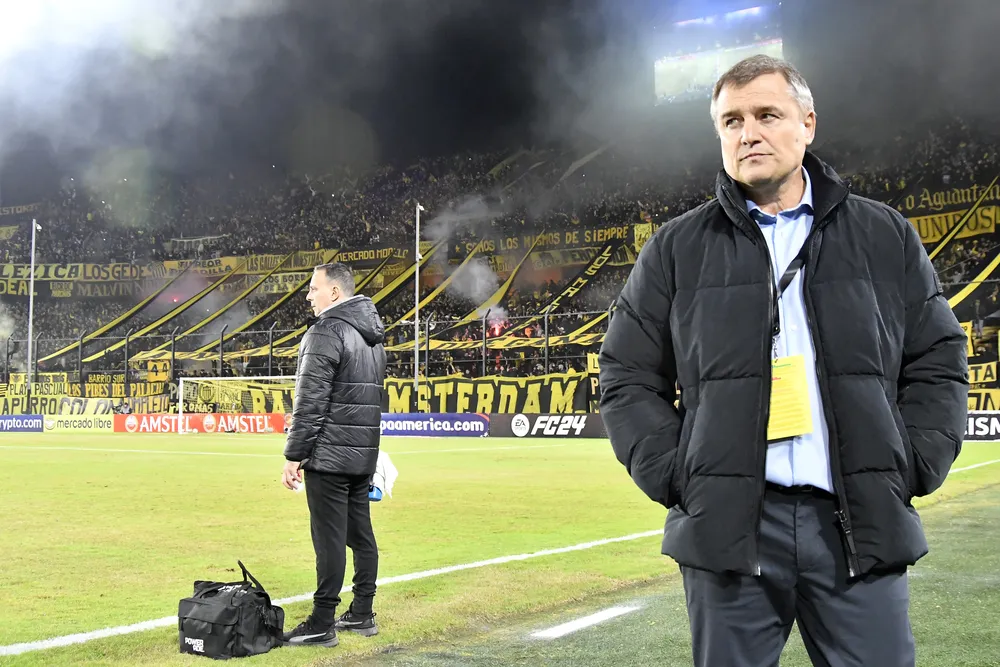
#> input picture img/fiera.png, 1000 x 667 px
$ python matrices.py
#> lines starting #> are read from the running program, lines starting #| are printed output that depends on the picture
# Importamos las librerias de Python necesarias
import numpy as np
from skimage.io import imshow, imread
import cv2
import os


def redimensionar_y_recortar_central(ruta_img: str, ruta_img_salida: str) -> None:
    try:
        imagen = cv2.imread(ruta_img)
        alto, ancho, _ = imagen.shape

        # Para redimensionar la imagen, se achica para que la dimension mas pequeña sea igual a mil (ancho/alto)
        # Luego, se recorta la otra dimension para que sea igual a 500 pixeles
        if ancho > alto:
            factor_escala = 500 / alto
            nuevo_ancho = int(ancho * factor_escala)
            nuevo_alto = 500
        else:
            factor_escala = 500 / ancho
            nuevo_alto = int(alto * factor_escala)
            nuevo_ancho = 500

        # Redimensionar la imagen
        imagen_redimensionada = cv2.resize(imagen, (nuevo_ancho, nuevo_alto), interpolation=cv2.INTER_LINEAR)

        # Recortar la imagen centralmente para obtener 500x500
        alto_redim, ancho_redim, _ = imagen_redimensionada.shape
        # Se obtienen estos dos valores para que la imagen resultante sea el centro de la imagen y lo
        x_inicial = (ancho_redim - 500) // 2
        y_inicial = (alto_redim - 500) // 2
        imagen_central = imagen_redimensionada[y_inicial:y_inicial+500, x_inicial:x_inicial+500]

        # Guardar la imagen recortada
        cv2.imwrite(ruta_img_salida, imagen_central)

        print(f"Imagen redimensionada y recortada con éxito. Nueva imagen guardada en {ruta_img_salida}")
    except Exception as e:
        print(f"Ha ocurrido un error: {str(e)}")


def mostrar_imagen(imagen_bgr, factor_ampliacion):
  imagen = cv2.cvtColor(imagen_bgr, cv2.COLOR_BGR2RGB) # se convierte la imagen de bgr a rgb
  alto, ancho, canales = imagen.shape
  nueva_ancho = ancho * factor_ampliacion
  nueva_alto = alto * factor_ampliacion
  imagen_redimensionada = cv2.resize(imagen, (nueva_ancho, nueva_alto), interpolation=cv2.INTER_NEAREST)
  cv2.imshow('Imagen Color', imagen_redimensionada)
  cv2.waitKey(0)
  cv2.destroyAllWindows()

def mostrar_imagen_rgb(imagen, factor_ampliacion):
  alto, ancho, canales = imagen.shape
  nueva_ancho = ancho * factor_ampliacion
  nueva_alto = alto * factor_ampliacion
  imagen_redimensionada = cv2.resize(imagen, (nueva_ancho, nueva_alto), interpolation=cv2.INTER_NEAREST)
  cv2.imshow('Imagen Color', imagen_redimensionada)
  cv2.waitKey(0)
  cv2.destroyAllWindows()

def separar_canales_rgb(imagen_bgr):
    imagen_rgb = cv2.cvtColor(imagen_bgr, cv2.COLOR_BGR2RGB)
    canal_rojo = imagen_rgb[:, :, 0]
    canal_verde = imagen_rgb[:, :, 1]
    canal_azul = imagen_rgb[:, :, 2]

    return canal_rojo, canal_verde, canal_azul

def calcular_traspuesta(matriz):
    alto, ancho, z = matriz.shape
    aux = [[[0] * z for _ in range(alto)] for _ in range(ancho)]
    for i in range(alto):
        for j in range(ancho):
            aux[j][i] = matriz[i][j]
    return np.array(aux)

def escala_grises(matriz):
    alto, ancho, z = matriz.shape
    aux = matriz.copy()
    for i in range(alto):
        for j in range(ancho):
            r, g, b = int(matriz[i][j][0]), int(matriz[i][j][1]), int(matriz[i][j][2])
            gris = (r + g + b) // 3
            aux[i][j] = [gris, gris, gris]
    return np.array(aux)

def inversa(matriz):
    inversa = []
    try:
        inversa = np.linalg.inv(matriz)
    except np.linalg.LinAlgError:
        return None
    return np.array(inversa)

def convertir_a_2d(matriz_3d):
    matriz_2d = matriz_3d[:, :, 0]  # Como los 3 canales son iguales, elegimos el rojo
    return matriz_2d

def convertir_a_3d(matriz_2d):
    # Usamos np.stack para duplicar el único canal en tres (R, G, B)
    matriz_3d = np.stack((matriz_2d, matriz_2d, matriz_2d), axis=-1)
    return matriz_3d

def ajustar_contraste(imagen, alpha):
    imagen_ajustada = alpha * imagen

    # Asegurar que los valores estén en el rango [0, 255]
    imagen_ajustada = np.clip(imagen_ajustada, 0, 255).astype(np.uint8)

    return imagen_ajustada

def generar_w(alto, ancho):
    identidad = np.eye(alto)
    W = np.fliplr(identidad)
    return W

def voltear_imagen(imagen, W):
    imagen_2d = convertir_a_2d(escala_grises(imagen))
    imagen_volteada = np.dot(W, imagen_2d)
    imagen_volteada = np.clip(imagen_volteada, 0, 255).astype(np.uint8)
    return imagen_volteada

def calcular_negativo(imagen):
    # Crear la matriz auxiliar de 255 del mismo tamaño que la imagen
    matriz_auxiliar = np.full(imagen.shape, 255, dtype=np.uint8)

    # Calcular el negativo restando la imagen de la matriz auxiliar
    negativo_imagen = matriz_auxiliar - imagen

    return negativo_imagen

redimensionar_y_recortar_central("img/fiera.png", "img_procesadas/fiera.png")
#> in redimensionar_y_recortar_central, imagen is the input picture: shape (667, 1000, 3); mean B, G, R 105.2, 124.6, 121.8
imagen_1 = imread("img_procesadas/fiera.png")
redimensionar_y_recortar_central("img/zalayeta.jpeg", "img_procesadas/zalayeta.jpeg")
#> call 2 of redimensionar_y_recortar_central, with ruta_img = 'img/zalayeta.jpeg', ruta_img_salida = 'img_procesadas/zalayeta.jpeg'
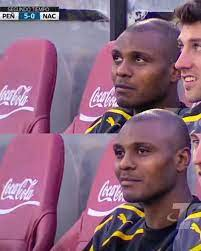
#> input picture img/zalayeta.jpeg, 201 x 251 px
#> in redimensionar_y_recortar_central, imagen is the input picture: shape (251, 201, 3); mean B, G, R 124.2, 101.4, 139.3
imagen_2 = imread("img_procesadas/zalayeta.jpeg")
redimensionar_y_recortar_central("img/valentin.png", "img_procesadas/valentin.png")
#> call 3 of redimensionar_y_recortar_central, with ruta_img = 'img/valentin.png', ruta_img_salida = 'img_procesadas/valentin.png'
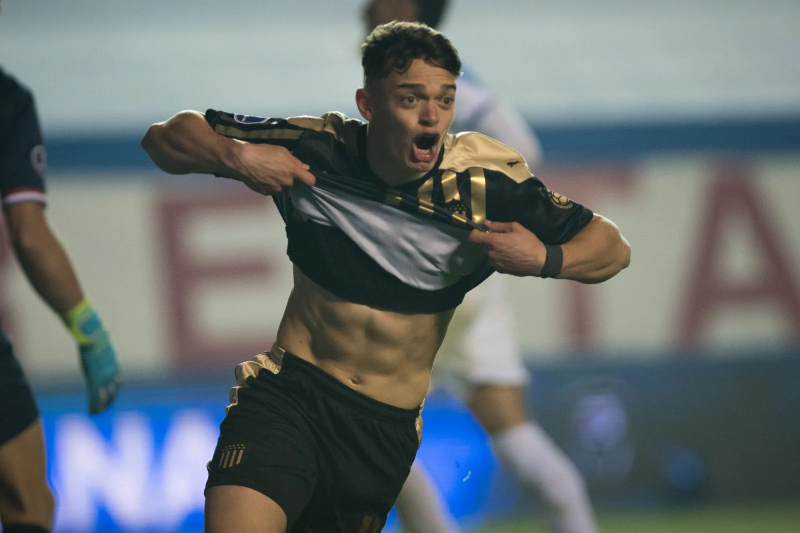
#> input picture img/valentin.png, 1600 x 1066 px (shown at 1/2 size)
#> in redimensionar_y_recortar_central, imagen is the input picture: shape (1066, 1600, 3); mean B, G, R 115.7, 114.1, 105.6
#> in redimensionar_y_recortar_central (call 3), `imagen_central = imagen_redimensionada[y_inicial:y_inicial+500, x_inic..`:
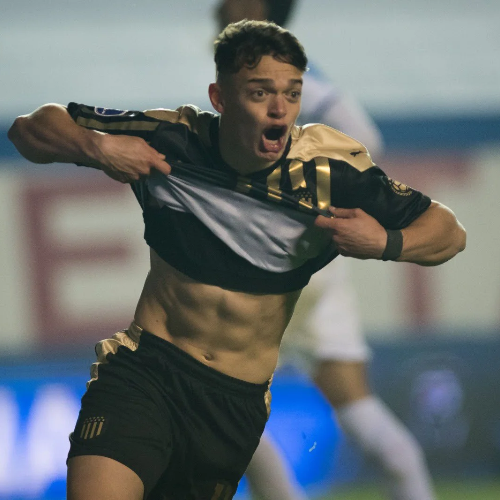
#> imagen_central: shape (500, 500, 3); mean B, G, R 114, 113, 106.2
imagen_3 = imread("img_procesadas/valentin.png")

imagen_1_traspuesta = calcular_traspuesta(imagen_1)
#> after the loop in calcular_traspuesta, `for i in range(alto):`: aux = 500 items
mostrar_imagen(imagen_1, 1)
mostrar_imagen(imagen_1_traspuesta, 1)
imagen_1_grises = escala_grises(imagen_1)
#> after the loop in escala_grises, `for i in range(alto):`:
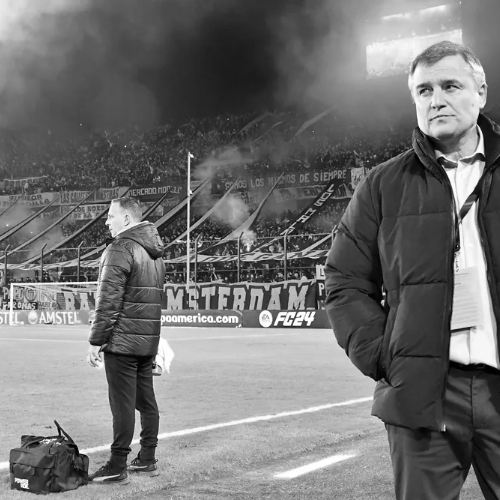
#> aux: shape (500, 500, 3); min 0, max 255, mean 113.9
#print(imagen_1_grises)
mostrar_imagen(imagen_1_grises, 1)
print(inversa(convertir_a_2d(imagen_1_grises)))
#> in inversa, `inversa = []`: inversa = []
#> (printed output is left out)
alpha_1 = 1.5
imagen_contraste_aumentado = ajustar_contraste(imagen_1_grises, alpha_1)
mostrar_imagen(imagen_contraste_aumentado, 1)
w = generar_w(500,500)
imagen_volteada = voltear_imagen(imagen_1_grises, w)
#> in voltear_imagen, `imagen_volteada = np.dot(W, imagen_2d)`:
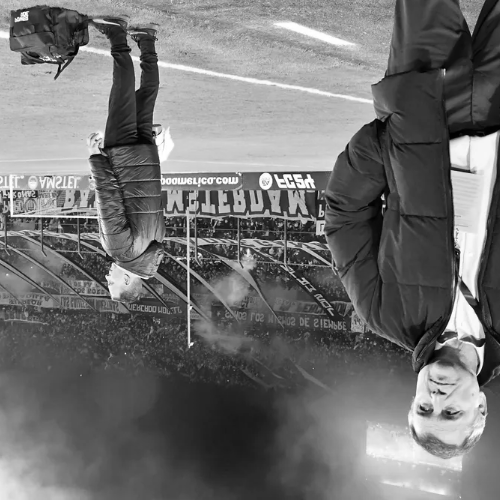
#> imagen_volteada: shape (500, 500) float64; min 0, max 255, mean 113.9
#> in voltear_imagen, `imagen_volteada = np.dot(W, imagen_2d)`:
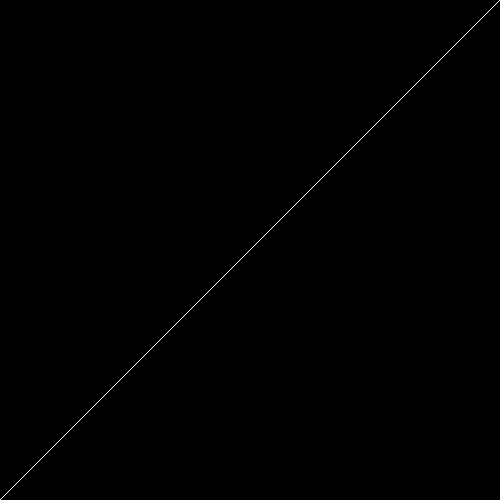
#> W: shape (500, 500) float64; values 0 (black) and 1 (white), 0.2% white in thin lines or dots
imagen_volteada_3d = convertir_a_3d(imagen_volteada)
mostrar_imagen_rgb(imagen_volteada_3d, 1)
imagen_negativo = calcular_negativo(imagen_1_grises)
#> in calcular_negativo, `negativo_imagen = matriz_auxiliar - imagen`:
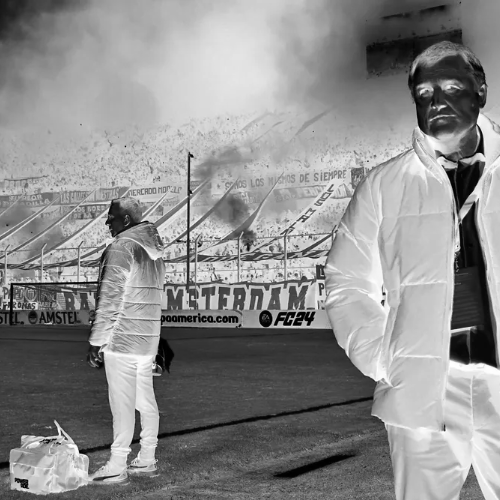
#> negativo_imagen: shape (500, 500, 3); min 0, max 255, mean 141.1
mostrar_imagen_rgb(imagen_negativo, 1)
